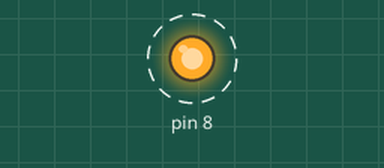
The sketch below on a simulated Arduino Nano, built with avr-gcc and run on an emulated ATmega328P. Parts: output pins drawn as LEDs (lit = HIGH). Dashed ring = blinking.

Above: at 0.2 s.
Timing chart, 0 to 3.0 s (numbered marks = the images above):
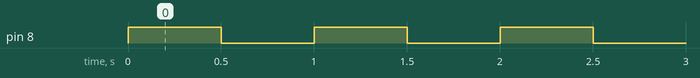

The sketch:

txs0108e_blink.ino
```cpp
// Blinks digital pin D8 on the Arduino (5V side) at 1 Hz to verify the corresponding TXS0108E channel reflects the signal to the 3.3V side.
//
// Full tutorial: https://shillehtek.com/blogs/news/arduino-txs0108e-3-3v-5v-level-shift
// Parts used: https://shillehtek.com/products/shillehtek-pre-soldered-txs0108e-high-speed-full-duplex-8-channel-logic-level-bi-directional-converter
//             https://shillehtek.com/products/arduino-nano-v3-presoldered-ch340g-atmega328p
//             https://shillehtek.com/products/shillehtek-120pcs-multicolored-dupont-wire
// More examples: https://github.com/shillehbean/shillehtek-examples
//

// Toggle pin D8 on the 5V side; B1 on the TXS0108E reflects to A1 on the 3.3V side.
void setup() { pinMode(8, OUTPUT); }
void loop() {
  digitalWrite(8, HIGH); delay(500);
  digitalWrite(8, LOW);  delay(500);
}
```

Measured:
- by itself, pin 8: alternates HIGH for 0.50 s and LOW for 0.50 s
